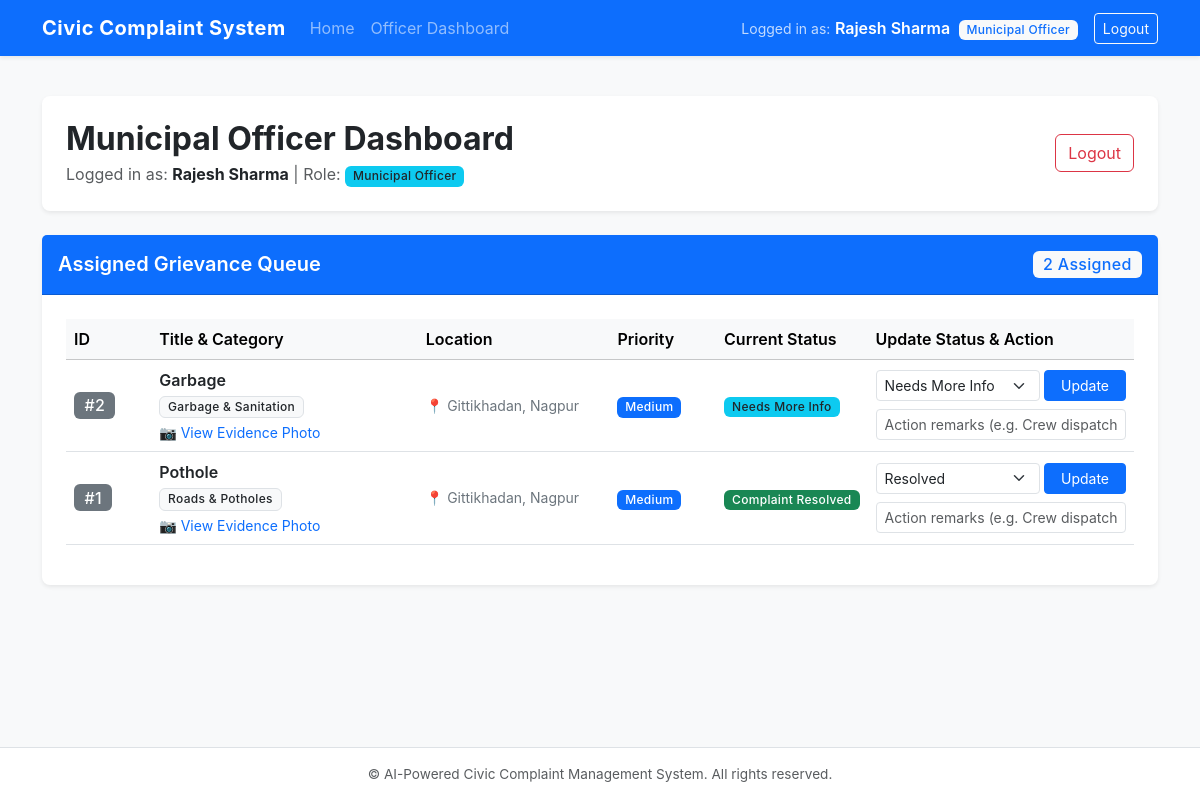
The page /officer/dashboard (signed in) on the database its author committed.
### models/complaint.py (models this page shows, shortened)
class Complaint(db.Model):
    __tablename__ = 'complaints'
    STATE_SUBMITTED = 'Complaint Submitted'
    STATE_CATEGORIZED = 'Complaint Categorized'
    STATE_ASSIGNED = 'Department Assigned'
    STATE_UNDER_REVIEW = 'Complaint Under Review'
    STATE_IN_PROGRESS = 'In Progress'
    STATE_RESOLVED = 'Complaint Resolved'
    STATE_CLOSED = 'Complaint Closed'
    CATEGORIES = [
        'Roads & Potholes',
        'Water Supply & Drainage',
        'Electricity & Streetlights',
        'Garbage & Sanitation',
        'Public Infrastructure',
        'Other'
    ]
    PRIORITIES = ['Low', 'Medium', 'High', 'Highest']
    id = db.Column(db.Integer, primary_key=True)
    title = db.Column(db.String(150), nullable=False)
    description = db.Column(db.Text, nullable=False)
    location = db.Column(db.String(200), nullable=False, default='Not specified')
    category = db.Column(db.String(50), nullable=False, default='Other')
    priority = db.Column(db.String(20), nullable=False, default='Medium')
    image_path = db.Column(db.String(255), nullable=True)
    status = db.Column(db.String(50), nullable=False, default=STATE_SUBMITTED)
    user_id = db.Column(db.Integer, db.ForeignKey('users.id'), nullable=False)
    assigned_officer_id = db.Column(db.Integer, db.ForeignKey('users.id'), nullable=True)
    assigned_officer = db.relationship('User', foreign_keys=[assigned_officer_id])
    created_at = db.Column(db.DateTime, default=lambda: datetime.now(timezone.utc), nullable=False)
    updated_at = db.Column(
        db.DateTime,
        default=lambda: datetime.now(timezone.utc),
        onupdate=lambda: datetime.now(timezone.utc),
        nullable=False
    )
    status_history = db.relationship(
        'StatusHistory',
        backref='complaint',
        lazy=True,
        cascade='all, delete-orphan',
        order_by='StatusHistory.created_at.asc()'
    )

### routes/officer.py (the view)
@officer_bp.route('')
@officer_bp.route('/')
@officer_bp.route('/dashboard')
@role_required(User.ROLE_OFFICER)
def dashboard():
    complaints = Complaint.query.order_by(Complaint.created_at.desc()).all()
    return render_template(
        'officer/dashboard.html',
        name=session.get('user_name', 'Municipal Officer'),
        role=session.get('user_role', User.ROLE_OFFICER),
        complaints=complaints
    )

### routes/__init__.py (called while the page is built)
def role_required(*allowed_roles):
    def decorator(f):
        @wraps(f)
        def decorated_function(*args, **kwargs):
            if 'user_id' not in session:
                flash('Please log in to access this page.', 'warning')
                return redirect(url_for('auth.login'))
            user_role = session.get('user_role')
            if user_role not in allowed_roles:
                abort(403)
            return f(*args, **kwargs)
        return decorated_function
    return decorator

### templates/officer/dashboard.html (shortened to what this page needs)
{% extends "base.html" %}
{% block content %}
<div class="container py-4">
    <div class="row">
        <div class="col-12 mb-4">
            <div class="card shadow-sm border-0 p-4 bg-white rounded-3">
                <div class="d-flex justify-content-between align-items-center flex-wrap gap-2">
                    <div>
                        <h2 class="fw-bold mb-1">Municipal Officer Dashboard</h2>
                        <p class="text-muted mb-0">
                            Logged in as: <strong class="text-dark">{{ name }}</strong> | Role: <span class="badge bg-info text-dark">{{ role }}</span>
                        </p>
                    </div>
                    <div>
                        <a href="{{ url_for('auth.logout') }}" class="btn btn-outline-danger">Logout</a>
                    </div>
                </div>
            </div>
        </div>
        <div class="col-12">
            <div class="card shadow-sm border-0 rounded-3">
                <div class="card-header bg-primary text-white py-3 d-flex justify-content-between align-items-center flex-wrap gap-2">
                    <h5 class="mb-0 fw-semibold">Assigned Grievance Queue</h5>
                    <span class="badge bg-light text-primary fs-6">{{ complaints|length }} Assigned</span>
                </div>
                <div class="card-body p-4">
                    {% if complaints %}
                        <div class="table-responsive">
                            <table class="table table-hover align-middle">
                                <thead class="table-light">
                                    <tr>
                                        <th style="width: 8%;">ID</th>
                                        <th style="width: 25%;">Title & Category</th>
                                        <th style="width: 18%;">Location</th>
                                        <th style="width: 10%;">Priority</th>
                                        <th style="width: 14%;">Current Status</th>
                                        <th style="width: 25%;">Update Status & Action</th>
                                    </tr>
                                </thead>
                                <tbody>
                                    {% for c in complaints %}
                                        <tr>
                                            <td>
                                                <span class="badge bg-secondary fs-6">#{{ c.id }}</span>
                                            </td>
                                            <td>
                                                <div class="fw-semibold text-dark">{{ c.title }}</div>
                                                <span class="badge bg-light text-dark border small mt-1">{{ c.category }}</span>
                                                {% if c.image_path %}
                                                    <a href="{{ url_for('static', filename=c.image_path) }}" target="_blank" class="small text-decoration-none d-block mt-1">
                                                        &#128247; View Evidence Photo
                                                    </a>
                                                {% endif %}
                                            </td>
                                            <td>
                                                <small class="text-secondary d-block">
                                                    &#128205; {{ c.location }}
                                                </small>
                                            </td>
                                            <td>
                                                {% if c.priority == 'Highest' %}
                                                    <span class="badge bg-danger">Highest</span>
                                                {% elif c.priority == 'High' %}
                                                    <span class="badge bg-warning text-dark">High</span>
                                                {% elif c.priority == 'Medium' %}
                                                    <span class="badge bg-primary">Medium</span>
                                                {% else %}
                                                    <span class="badge bg-secondary">Low</span>
                                                {% endif %}
                                            </td>
                                            <td>
                                                <span class="badge {% if c.status == 'Complaint Resolved' %}bg-success{% elif c.status == 'In Progress' %}bg-warning text-dark{% else %}bg-info text-dark{% endif %} px-2 py-1">
                                                    {{ c.status }}
                                                </span>
                                            </td>
                                            <td>
                                                <form method="POST" action="{{ url_for('officer.update_status', complaint_id=c.id) }}" class="d-flex flex-column gap-2">
                                                    <div class="d-flex gap-1">
                                                        <select name="new_status" class="form-select form-select-sm" required>
                                                            <option value="Complaint Resolved" {% if c.status == 'Complaint Resolved' %}selected{% endif %}>Resolved</option>
                                                            <option value="Needs More Info" {% if c.status == 'Needs More Info' %}selected{% endif %}>Needs More Info</option>
                                                        </select>
                                                        <button type="submit" class="btn btn-primary btn-sm px-3">Update</button>
                                                    </div>
                                                    <input type="text" name="remarks" class="form-control form-control-sm" placeholder="Action remarks (e.g. Crew dispatched)...">
                                                </form>
                                            </td>
                                        </tr>
                                    {% endfor %}
                                </tbody>
                            </table>
                        </div>
                    {% else %}
                        <div class="text-center py-5">
                            <h5 class="text-muted">No complaints currently in your queue</h5>
                            <p class="text-secondary small">When citizens report issues, they will automatically be routed here for departmental inspection.</p>
                        </div>
                    {% endif %}
                </div>
            </div>
        </div>
    </div>
</div>
{% endblock %}

### static/css/style.css (style rules this page uses)
body { font-family: -apple-system, BlinkMacSystemFont, "Segoe UI", Roboto, "Helvetica Neue", Arial, sans-serif; color: #333333; background-color: #f8f9fa; }
.card { border-radius: 8px; }
.table th { font-weight: 600; }
.badge { font-weight: 500; letter-spacing: 0.3px; }

### rows shown on the page
Complaint: id "2", title "Garbage", category "Garbage & Sanitation", location "Gittikhadan, Nagpur", priority "Medium", status "Needs More Info", new_status "Needs More Info"
Complaint: id "1", title "Pothole", category "Roads & Potholes", location "Gittikhadan, Nagpur", priority "Medium", status "Complaint Resolved", new_status "Resolved"

### other values the page prints
{{ session.get('user_name') }} "Rajesh Sharma"
{{ session.get('user_role') }} "Municipal Officer"
{{ name }} "Rajesh Sharma"
{{ role }} "Municipal Officer"
{{ complaints|length }} "2"
